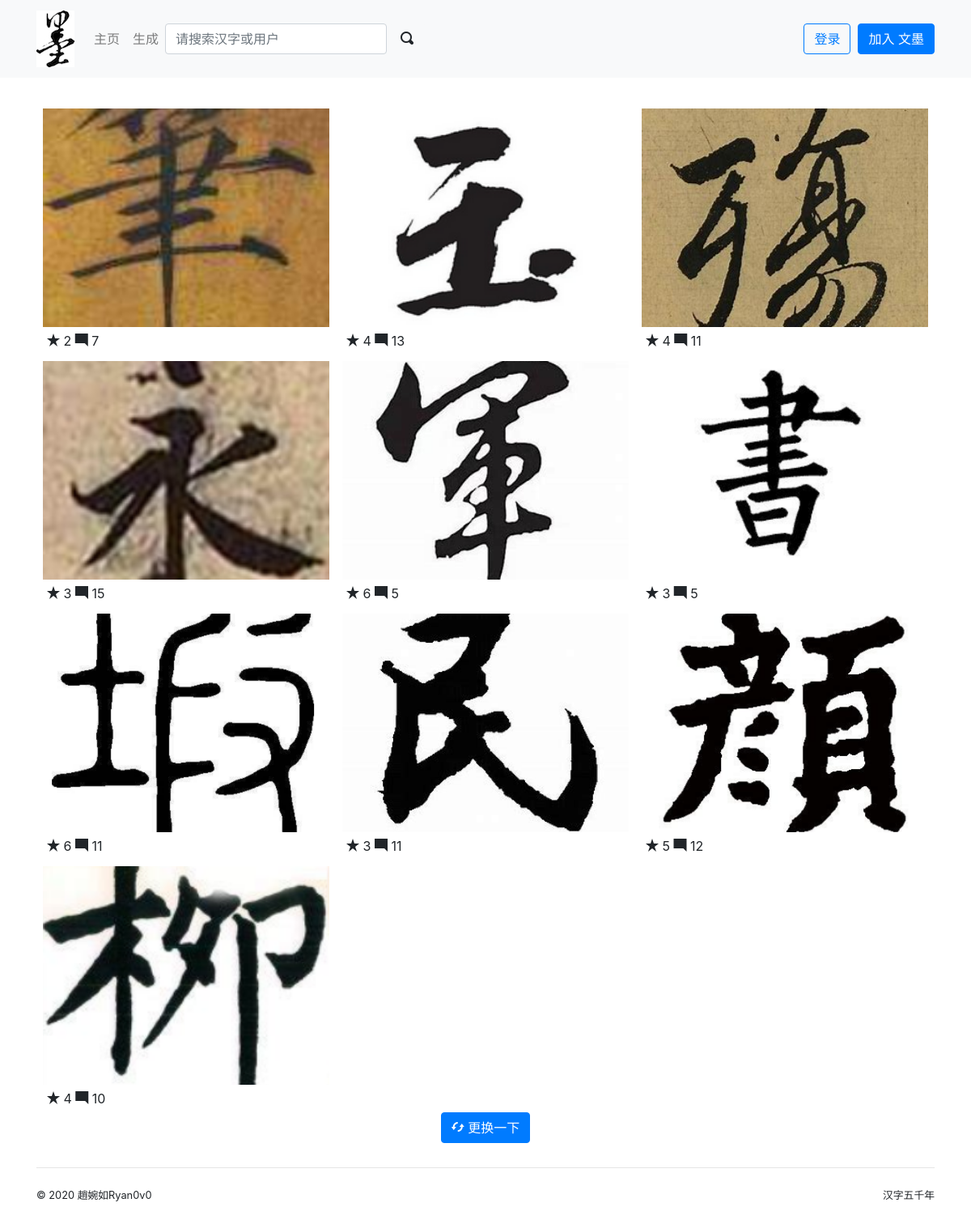
/explore, run on the app's committed database.
### ICalligraph/models.py (models this page shows)
@whooshee.register_model('description')
class Photo(db.Model):
    id = db.Column(db.Integer, primary_key=True)
    description = db.Column(db.String(500))
    filename = db.Column(db.String(64))
    filename_s = db.Column(db.String(64))
    filename_m = db.Column(db.String(64))
    timestamp = db.Column(db.DateTime, default=datetime.utcnow, index=True)
    can_comment = db.Column(db.Boolean, default=True)
    flag = db.Column(db.Integer, default=0)
    author_id = db.Column(db.Integer, db.ForeignKey('user.id'))
    author = db.relationship('User', back_populates='photos')
    comments = db.relationship('Comment', back_populates='photo', cascade='all')
    collectors = db.relationship('Collect', back_populates='collected', cascade='all')
    tags = db.relationship('Tag', secondary=tagging, back_populates='photos')

### ICalligraph/blueprints/main.py (the view)
@main_bp.route('/explore')
def explore():
    photos = Photo.query.order_by(func.random()).limit(12)
    return render_template('main/explore.html', photos=photos)

### ICalligraph/__init__.py (called while the page is built)
def register_template_context(app):
    @app.context_processor
    def make_template_context():
        if current_user.is_authenticated:
            notification_count = Notification.query.with_parent(current_user).filter_by(is_read=False).count()
        else:
            notification_count = None
        return dict(notification_count=notification_count)

### ICalligraph/templates/main/explore.html (shortened to what this page needs)
{% extends 'base.html' %}
{% from 'macros.html' import photo_card with context %}
{% block content %}
    <div class="row">
        <div class="col-md-12">
            {% for photo in photos %}
                {{ photo_card(photo) }}
            {% endfor %}
        </div>
    </div>
    <div class="text-center">
        <a class="btn btn-primary" href="{{ url_for('.explore') }}">
            <span class="oi oi-loop-circular"></span> 更换一下
        </a>
    </div>
{% endblock %}

### ICalligraph/templates/macros.html (shortened to what this page needs)
{% macro photo_card(photo) %}
    <div class="photo-card card">
        <a class="card-thumbnail" href="{{ url_for('main.show_photo', photo_id=photo.id) }}">
            <img class="card-img-top portrait" src="{{ url_for('main.get_image', filename=photo.filename_s) }}">
        </a>
        <div class="card-body">
            <span class="oi oi-star"></span> {{ photo.collectors|length }}
            <span class="oi oi-comment-square"></span> {{ photo.comments|length }}
        </div>
    </div>
{% endmacro %}

### ICalligraph/static/css/style.css (style rules this page uses)
.photo-card { float: left; width: 33.333%; padding: 0.5rem 0.5rem 0 0.5rem; border: 0; }
.photo-card .card-body { padding: 5px; }
.card-thumbnail { position: relative; width: auto; height: 20em; overflow: hidden; }
.card-thumbnail img { position: absolute; left: 50%; top: 50%; height: 100%; width: auto; -webkit-transform: translate(-50%, -50%); -ms-transform: translate(-50%, -50%); transform: translate(-50%, -50%); }
.card-thumbnail img.portrait { width: 100%; height: auto; }
@media (max-width: 1280px) { .card-thumbnail { height: 270px; } }

### data on the page
Photo: filename_s (picture), collectors|length "2", comments|length "7"
Photo: filename_s (picture), collectors|length "4", comments|length "13"
Photo: filename_s (picture), collectors|length "4", comments|length "11"
Photo: filename_s (picture), collectors|length "3", comments|length "15"
Photo: filename_s (picture), collectors|length "6", comments|length "5"
Photo: filename_s (picture), collectors|length "3", comments|length "5"
Photo: filename_s (picture), collectors|length "6", comments|length "11"
Photo: filename_s (picture), collectors|length "3", comments|length "11"
Photo: filename_s (picture), collectors|length "5", comments|length "12"
Photo: filename_s (picture), collectors|length "4", comments|length "10"

### other printed values
{{ render_nav_item('main.index', '主页') }} "主页"
{{ render_nav_item('main.produce', '生成') }} "生成"
